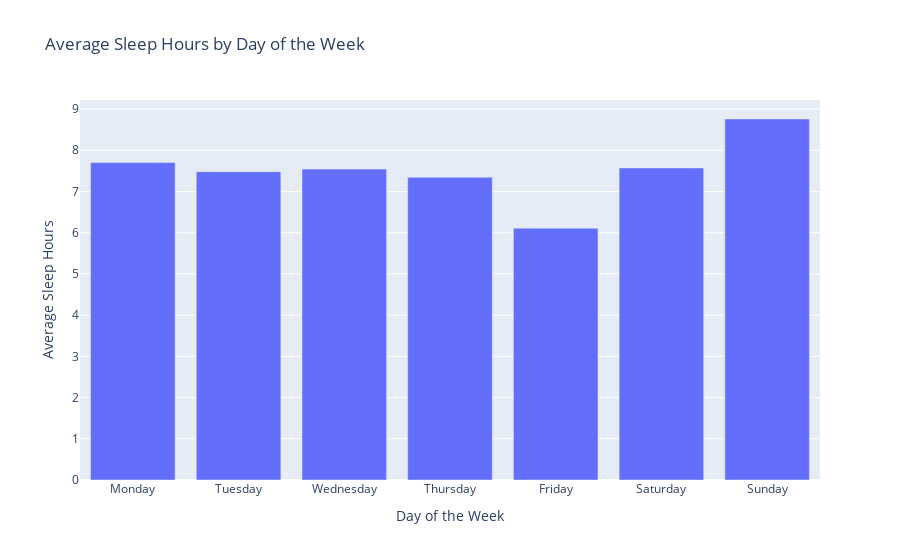

Here is the notebook cell this chart was saved with:
### Code cell
# Prepare the data for visualization
average_sleep_by_day = (
    fitness_data.groupby('day_of_week')['sleep_hours']
    .mean()
    .reindex(['Monday', 'Tuesday', 'Wednesday', 'Thursday', 'Friday', 'Saturday', 'Sunday'])
    .reset_index()
)

# Create a bar chart for average sleep by day of the week
fig = px.bar(
    average_sleep_by_day,
    x='day_of_week',
    y='sleep_hours',
    title='Average Sleep Hours by Day of the Week',
    labels={'day_of_week': 'Day of the Week', 'sleep_hours': 'Average Sleep Hours'},
)
fig.show()

### Figure 1 — Plotly figure (JSON) as saved in the notebook; plotly's stock layout.template omitted (floating-point values rounded to 4 significant figures)
{"data": [{"hovertemplate": "Day of the Week=%{x}<br>Average Sleep Hours=%{y}<extra></extra>", "legendgroup": "", "marker": {"color": "#636efa", "pattern": {"shape": ""}}, "name": "", "orientation": "v", "showlegend": false, "textposition": "auto", "type": "bar", "x": ["Monday", "Tuesday", "Wednesday", "Thursday", "Friday", "Saturday", "Sunday"], "xaxis": "x", "y": [7.701, 7.479, 7.543, 7.345, 6.111, 7.571, 8.759], "yaxis": "y"}], "layout": {"barmode": "relative", "legend": {"tracegroupgap": 0}, "title": {"text": "Average Sleep Hours by Day of the Week"}, "xaxis": {"anchor": "y", "domain": [0, 1], "title": {"text": "Day of the Week"}}, "yaxis": {"anchor": "x", "domain": [0, 1], "title": {"text": "Average Sleep Hours"}}}}
